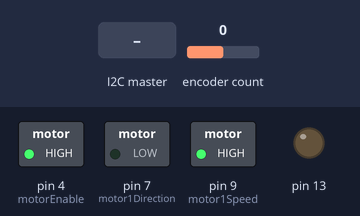
A sketch run on a simulated Arduino Uno, built with avr-gcc and run on an emulated ATmega328P. Shown: switched loads named in the sketch (green lamp = pin HIGH), output pins drawn as LEDs (lit = HIGH). The test bench sets the inputs (shaded band); at power-on: encoder count 0. What the sketch prints to the serial monitor is not drawn.

Above: at 1.2 s.
1.3 s: the I2C master sends the byte 1
Timing chart, 0 to 4.3 s (numbered marks = the images above; inputs shaded):
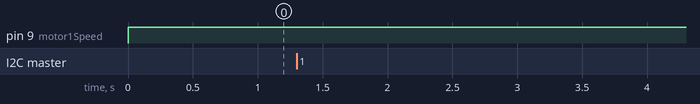

The sketch:

finalCode.ino
```cpp
#include <Encoder.h>
#include <Wire.h>
Encoder knobLeft(2, 6);
#define SLAVE_ADDRESS 0x04
int number = 0;
int state = 0;
double voltage = 30;
int samplingTime = 1000; //milliseconds
int delayVal = 20;
int motorEnable = 4;
int motor1Direction = 7;
int motor1Speed = 9;
int currentPosition;
int desiredPosition = 3200;
double diffVal;
double newDiff;
double kP = 0.518;
double kI = 12.419;


void setup() {
pinMode(motorEnable, OUTPUT);
pinMode(motor1Direction, OUTPUT);
pinMode(motor1Speed, OUTPUT);
digitalWrite(motorEnable, HIGH);
digitalWrite(motor1Direction, LOW);
Serial.begin(9600);
Serial.print("Time(ms):  Voltage(V):  Velocity(rad/s)");
Serial.println();
pinMode(13, OUTPUT);
// initialize i2c as slave
Wire.begin(SLAVE_ADDRESS);
// define callbacks for i2c communication
Wire.onReceive(receiveData);
Wire.onRequest(sendData);
Serial.println("Ready!");

}

void loop() {
  controlMotor(desiredPosition);
}

void controlMotor(double desired){
currentPosition = knobLeft.read();
diffVal = desired - currentPosition;
  while(diffVal != 0){
    newDiff = (diffVal*kP) + (diffVal*.02*kI);
    analogWrite(9, newDiff);
    currentPosition = knobLeft.read();
    diffVal = desired - currentPosition;
  }
}

// callback for received data
void receiveData(int byteCount){
  while(Wire.available()) {
    number = Wire.read();
    Serial.print("data received: ");
    //Serial.println(number);
  }
}

// callback for sending data
void sendData(){
  Wire.write(number + 5);
}
```

Measured:
- after the input at 1.3 s, every drawn part: stays the same
